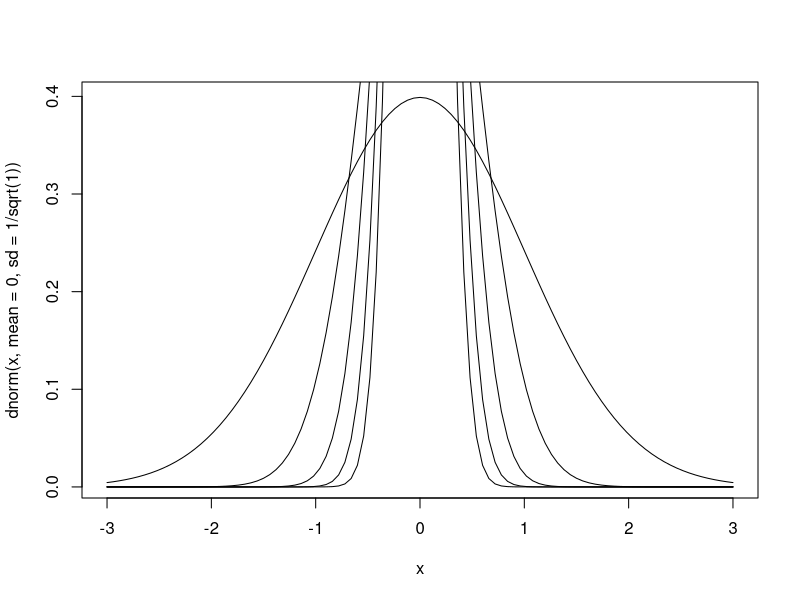

This chart was generated by the following R code:
# (2)
curve(dnorm(x,mean=0,sd=1/sqrt(1)), -3, 3)
curve(dnorm(x,mean=0,sd=1/sqrt(4)), -3, 3, add=TRUE)
curve(dnorm(x,mean=0,sd=1/sqrt(9)), -3, 3, add=TRUE)
curve(dnorm(x,mean=0,sd=1/sqrt(16)), -3, 3, add=TRUE)
curve(dnorm(x,mean=0,sd=1/sqrt(25)), -3, 3, add=TRUE)